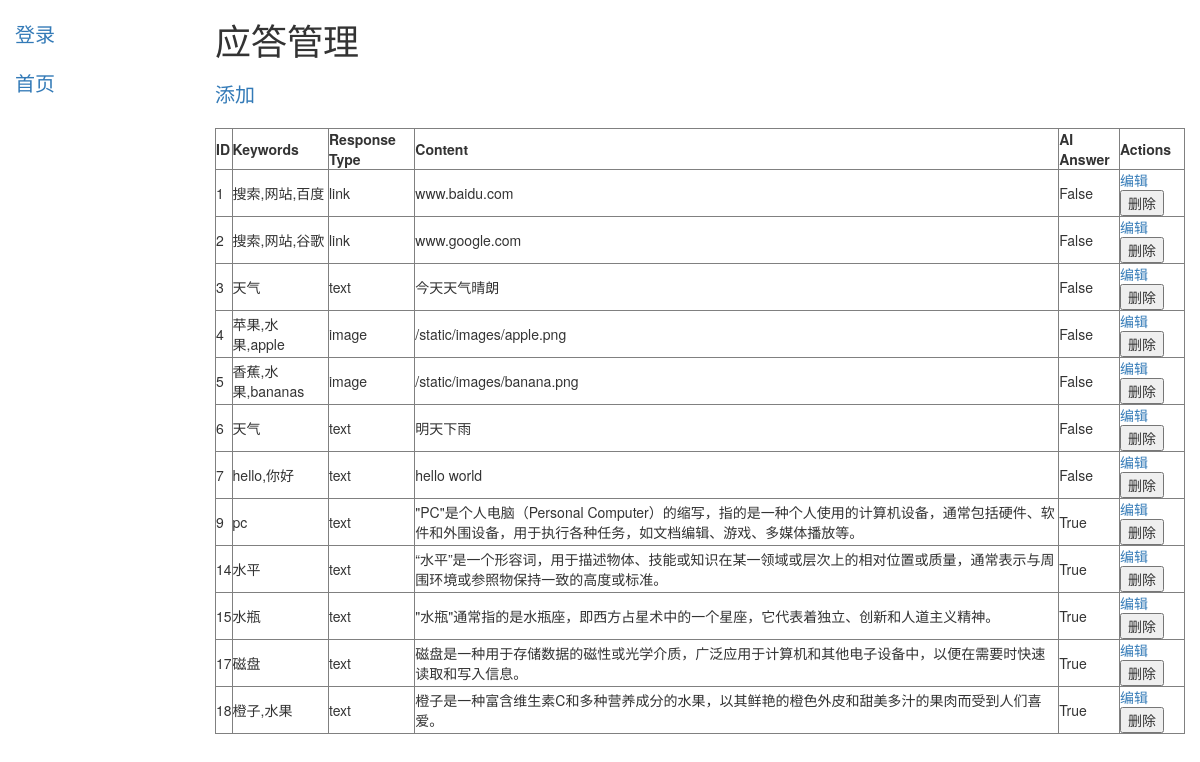
The app's page /backend/answers/, older data.
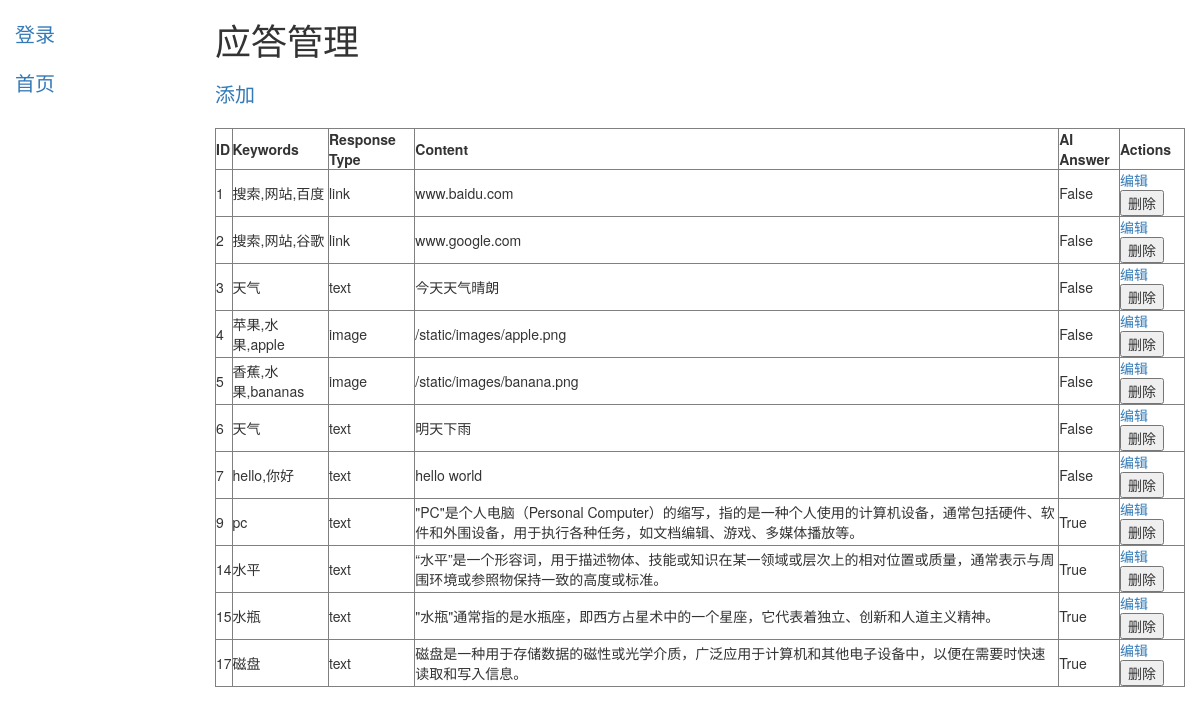
The same page, newer data.
### answer/models.py (models this page shows)
class Answer(models.Model):
    id = models.AutoField(primary_key=True)  # 主键，自动递增
    keywords = models.CharField(max_length=255)
    response_type = models.CharField(max_length=1000,
                                     choices=[('text', 'Text'), ('image', 'Image'), ('link', 'Link')])
    content = models.TextField()
    ai_answer = models.BooleanField(default=False)

### backend/views.py (the view)
# urls.py: path('answers/', answer_admin, name='answer_admin'),
def answer_admin(request):
    answers = Answer.objects.all()
    return render(request, 'answer_admin.html', {'answers': answers})

### templates/answer_admin.html (shortened to what this page needs)
{% extends 'index.html' %}
{% block content %}
     <h1>应答管理</h1>
    <div class="sidebar-nav">
    <a href="{% url 'answer_add' %}">添加</a>
    </div>
    <br>
    <table border="1">
        <thead>
            <tr>
                <th>ID</th>
                <th>Keywords</th>
                <th>Response Type</th>
                <th>Content</th>
                <th>AI Answer</th>
                <th>Actions</th>
            </tr>
        </thead>
        <tbody>
            {% for answer in answers %}
            <tr>
                <td>{{ answer.id }}</td>
                <td>{{ answer.keywords }}</td>
                <td>{{ answer.response_type }}</td>
                <td>{{ answer.content }}</td>
                <td>{{ answer.ai_answer }}</td>
                <td>
                    <a href="{% url 'answer_edit' answer.id %}">编辑</a>
                    <form action="{% url 'answer_delete' answer.id %}" method="post" style="display:inline;">
                        <button type="submit">删除</button>
                    </form>
                </td>
            </tr>
            {% endfor %}
        </tbody>
    </table>
{% endblock %}

Row changes from the older to the newer data that the page shows:
removed Answer: id "18", keywords "橙子,水果", response_type "text", content "橙子是一种富含维生素C和多种营养成分的水果，以其鲜艳的橙色外皮和甜美多汁的果肉而受到人们喜爱。", ai_answer "True"
